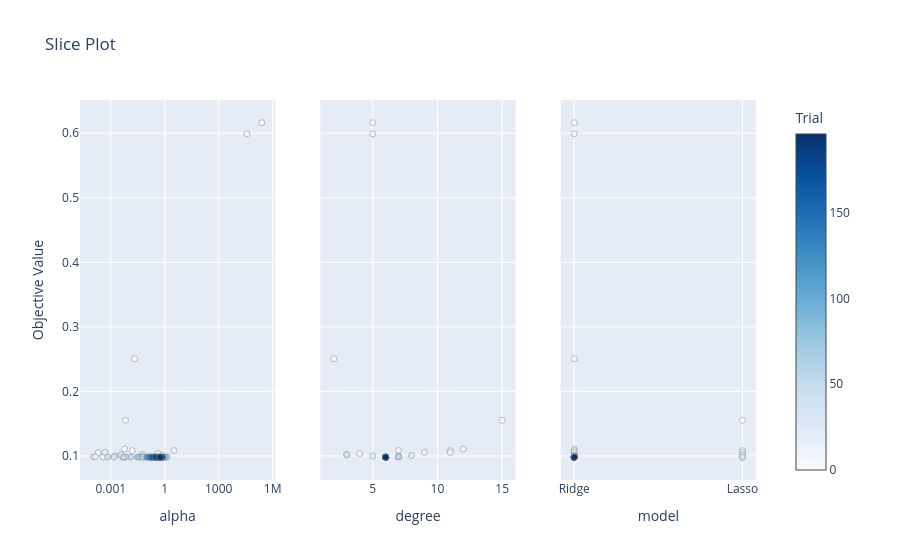

This figure's notebook cell:
### Markdown cell above
Wykres słupkowy przedstawiający względny wpływ każdego hiperparametru na wartość funkcji celu. Wewnętrznie korzysta z algorytmu fANOVA (functional ANOVA), który rozkłada wariancję funkcji celu na składowe związane z poszczególnymi hiperparametrami. Pozwala zidentyfikować, które hiperparametry warto optymalizować, a które mają marginalny wpływ.

#### Wykresy wycinkowe (slice plots)

### Code cell
optuna.visualization.plot_slice(study)
